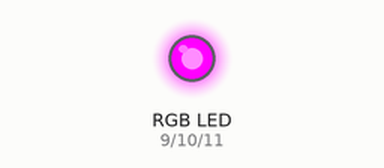
Recording of a sketch running on a simulated Arduino Uno, built with avr-gcc and run on an emulated ATmega328P. On the bench: an RGB LED mixed from three pins (HIGH = lit).

Above: at 2.5 s.
At 6.5 s:
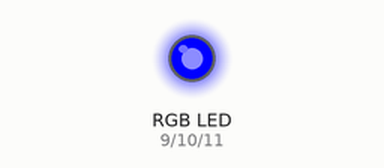
At 7.5 s:
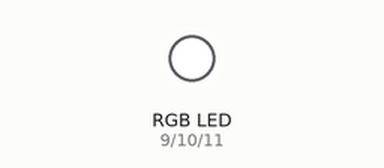
At 12.0 s:
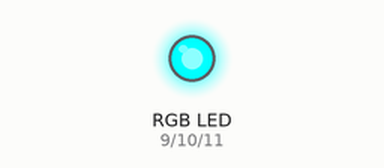
Timing chart, 0 to 19.6 s (numbered marks = the images above):
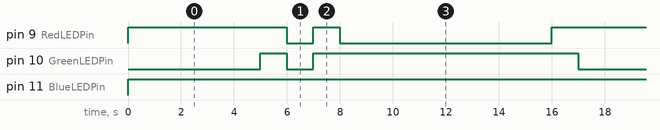

The sketch:

Week4_RBG_WarmUP.ino
```cpp
/*Yury Ereshchenko 114012010
This codes controls the RGB light
It cycles the colors of RedLEDPin, GreenLEDPin, BlueLEDPin, yellow, pink, turquoise and white


09/24/2025

*/


//Setup Arduino pins
int RedLEDPin = 9;
int GreenLEDPin = 10;
int BlueLEDPin = 11;

// the setup function runs once when you press reset or power the board
void setup() {
  pinMode(RedLEDPin, OUTPUT);
  pinMode(GreenLEDPin, OUTPUT);
  pinMode(BlueLEDPin, OUTPUT);
}


// the loop function runs over and over again forever
void loop() {

  //Make sure its off
  TurnColorOFF(RedLEDPin);
  TurnColorOFF(GreenLEDPin);
  TurnColorOFF(BlueLEDPin);

  //GreenLEDPin
  TurnColorON(GreenLEDPin);
  delay(5000);
  TurnColorOFF(GreenLEDPin);
  delay(1000);

  //YELLOW
  TurnColorON(RedLEDPin);
  TurnColorON(GreenLEDPin);
  delay(1000);
  TurnColorOFF(RedLEDPin);
  TurnColorOFF(GreenLEDPin);
  delay(1000);

  //RedLEDPin
  TurnColorON(RedLEDPin);
  delay(8000);
  TurnColorOFF(RedLEDPin);
  delay(1000);

  // //BlueLEDPin
  // TurnColorON(BlueLEDPin);
  // delay(2000);
  // TurnColorOFF(BlueLEDPin);
  // delay(2000);


  // //PINK
  // TurnColorON(RedLEDPin);
  // TurnColorON(BlueLEDPin);
  // delay(2000);
  // TurnColorOFF(RedLEDPin);
  // TurnColorOFF(BlueLEDPin);
  // delay(2000);

  // //TURQUOISE
  // TurnColorON(GreenLEDPin);
  // TurnColorON(BlueLEDPin);
  // delay(2000);
  // TurnColorOFF(GreenLEDPin);
  // TurnColorOFF(BlueLEDPin);
  // delay(2000);

  // //WHITE
  // TurnColorON(RedLEDPin);
  // TurnColorON(GreenLEDPin);
  // TurnColorON(BlueLEDPin);
  // delay(2000);
  // TurnColorON(RedLEDPin);
  // TurnColorON(GreenLEDPin);
  // TurnColorON(BlueLEDPin);
  // delay(2000);
}

void TurnColorON(int color) {
  digitalWrite(color, LOW);  // turn the LED on (HIGH is the voltage level)
}

void TurnColorOFF(int color) {
  digitalWrite(color, HIGH);  // turn the LED on (HIGH is the voltage level)
}
```

Measured:
- by itself, pin 9 (RedLEDPin): repeats every 17.0 s: LOW 1.0 s, HIGH 1.0 s, LOW 8.0 s, HIGH 7.0 s
- by itself, pin 10 (GreenLEDPin): repeats every 17.0 s: LOW 1.0 s, HIGH 10.0 s, LOW 5.0 s, HIGH 1.0 s
- by itself, pin 11 (BlueLEDPin): LOW → HIGH at 0.00 s
